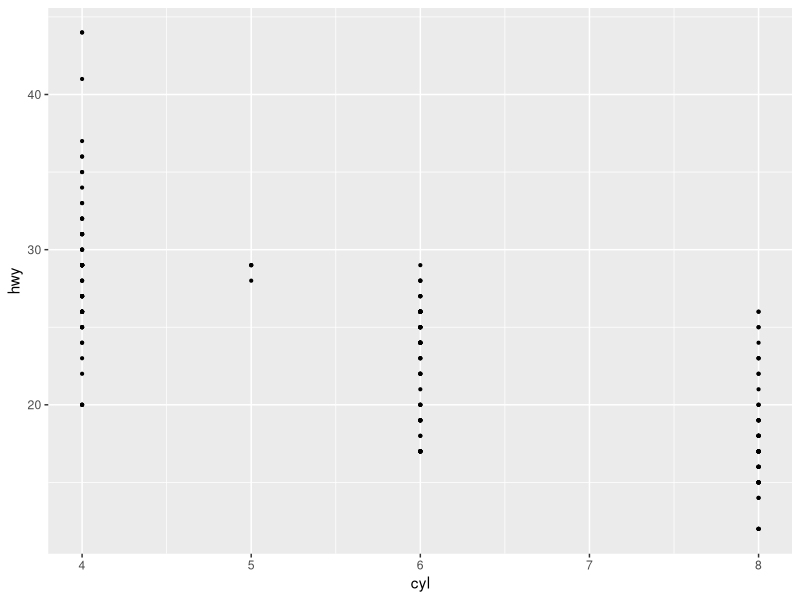

This chart was generated by the following R code:
## ---- chunk 1
library(knitr)
library(ggplot2)
library(ggridges)
opts_chunk$set(fig.align="center", fig.height=4, fig.width=5.5)
## ---- chunk 2
head(mpg)
## ---- chunk 3

print(unique(mpg$cyl))

ggplot(mpg, aes(x = cyl, y = hwy)) +
  geom_point(size = 0.75)  # reduce point size to minimize overplotting
## ---- chunk 4
# Your code goes here.
